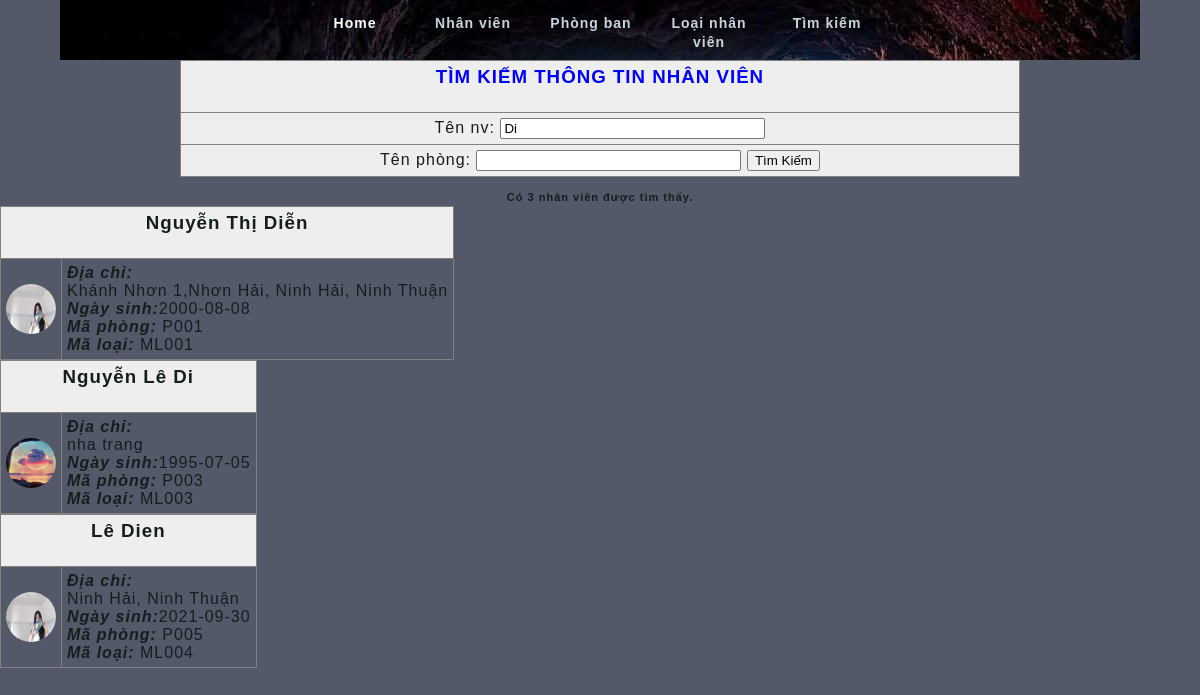
The app's page /nangcao/timkiem.php?Ten=Di with its own data.
### tables this page shows
CREATE TABLE `nhanvien` (
  `MaNV` varchar(5) NOT NULL,
  `Ho` varchar(30) NOT NULL,
  `Ten` varchar(20) NOT NULL,
  `NgaySinh` date NOT NULL,
  `GioiTinh` tinyint(4) NOT NULL,
  `DiaChi` varchar(100) NOT NULL,
  `Anh` varchar(100) NOT NULL,
  `MaLoai` varchar(5) NOT NULL,
  `MaPhong` varchar(5) NOT NULL
);

### nangcao/timkiem.php (the view, shortened to what this page needs)
<!DOCTYPE HTML PUBLIC "-//W3C//DTD HTML 4.01 Frameset//EN">
<html>
<head>
</head>
<body>
    <form action="" method="get">
        <table bgcolor="#eeeeee" align="center" width="70%" border="1" cellpadding="5" cellspacing="5" style="border-collapse: collapse;">
            <tr>
                <td align="center">
                    <font color="blue">
                        <h3>TÌM KIẾM THÔNG TIN NHÂN VIÊN</h3>
                    </font>
                </td>
            </tr>
            <tr>
                <td align="center">Tên nv: <input type="text" name="Ten" size="30" value="<?php if (isset($_GET['Ten'])) echo $_GET['Ten']; ?>">
            </tr>
            <tr>
                <td align="center">Tên phòng: <input type="text" name="TenPhong" size="30" value="<?php if (isset($_GET['TenPhong'])) echo $_GET['TenPhong']; ?>">
                    <input type="submit" name="tim" value="Tìm Kiếm">
                </td>
            </tr>
        </table>
    </form>
    <?php
    if ($_SERVER['REQUEST_METHOD'] == 'GET') {
        if (empty($_GET['Ten']) && empty($_GET['TenPhong'])) echo "<p align='center'>Vui lòng nhập </p>";
        else {
            require('connect.php');
            if ($_GET['Ten']) {
                $Ten = $_GET['Ten'];
                $query = "Select nhanvien.*
		      from nhanvien
		      WHERE Ten like '%$Ten%'";
                $result = mysqli_query($dbc, $query);
                if (mysqli_num_rows($result) <> 0) {
                    $rows = mysqli_num_rows($result);
                    echo "<div align='center'><b>Có $rows nhân viên được tìm thấy.</b></div>";
                    while ($row = mysqli_fetch_array($result, MYSQLI_ASSOC)) {
                        echo '<table border="1" cellpadding="5" cellspacing="5" style="border-collapse:collapse;">
					<tr bgcolor="#eeeeee"><td colspan="2" align="center"><h3>' .
                            $row['Ho'] . " " . $row['Ten'] . '</h3></td></tr>';
                            ?>
				<td><img style='width:50px;height:50px; border-radius:70%;' src="hinh_nv/<?= $row['Anh']; ?>"></td>
				<?php
                        echo '<td><i><b>Địa chỉ:</i></b><br />' . $row['DiaChi'] . '<br />';
                        echo '<i><b>Ngày sinh:</b></i>' . $row['NgaySinh'] . '<br />';
                        echo '<i><b>Mã phòng: </b></i>' . $row['MaPhong'] . '<br />';
                        echo '<i><b>Mã loại: </b></i>' . $row['MaLoai'] . '<br />';
                        echo '</td></tr></table>';
                    }
                } else echo "<div><b>Không tìm thấy nhân viên này.</b></div>";
            }
        }
    }
    ?>
</body>
</html>

### nangcao/style.css (style rules this page uses)
body { margin: 0; padding: 0; line-height: 1.7em; letter-spacing: 1px; font-family: Tahoma, Geneva, sans-serif; font-size: 11px; color: #161d1e; background: #545969; }
#templatemo_menu { height: 60px; background: url(hinh_nv/3.jpg) no-repeat center top; }
#templatemo_menu ul { width: 590px; margin: 0 auto; padding: 0px; list-style: none; }
#templatemo_menu ul li { padding: 0px; margin: 0px; display: inline; }
#templatemo_menu ul li a { position: relative; float: left; width: 100px; display: block; height: 35px; padding: 14px 8px 0 0; margin-right: 10px; text-align: center; font-size: 14px; text-decoration: none; color: #c9d3da; font-weight: bold; outline: none; }
#templatemo_menu ul li a span { position: absolute; width: 8px; height: 49px; left: -8px; top: 0; background: url(images/templatemo_menu_btn_left.png) no-repeat left top; }
#templatemo_menu li a:hover, #templatemo_menu li .current { color: #ffffff; background: url(images/templatemo_menu_btn__hover_right.png) no-repeat right top; }
#templatemo_menu li a:hover span, #templatemo_menu li .current span { position: absolute; width: 8px; height: 49px; left: -8px; top: 0; background: url(images/templatemo_menu_btn__hover_left.png) no-repeat left top; }

### records on screen
nhanvien: Ho "Nguyễn Thị", Ten "Diễn", Anh (picture), DiaChi "Khánh Nhơn 1,Nhơn Hải, Ninh Hải, Ninh Thuận", NgaySinh "2000-08-08", MaPhong "P001", MaLoai "ML001"
nhanvien: Ho "Nguyễn Lê", Ten "Di", Anh (picture), DiaChi "nha trang", NgaySinh "1995-07-05", MaPhong "P003", MaLoai "ML003"
nhanvien: Ho "Lê", Ten "Dien", Anh (picture), DiaChi "Ninh Hải, Ninh Thuận", NgaySinh "2021-09-30", MaPhong "P005", MaLoai "ML004"

### other values on screen
$rows "3"
